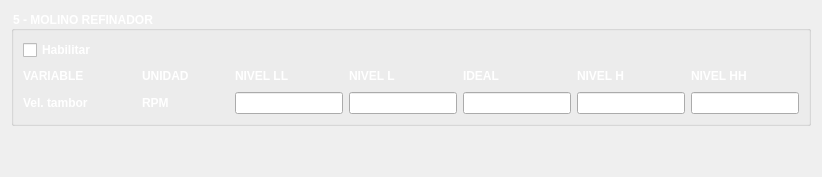
                <widget class="QWidget" name="page_6">
                 <layout class="QVBoxLayout" name="verticalLayout_11">
                  <item>
                   <widget class="QGroupBox" name="groupBox_molino_refinador_2">
                    <property name="sizePolicy">
                     <sizepolicy hsizetype="Fixed" vsizetype="Fixed">
                      <horstretch>0</horstretch>
                      <verstretch>0</verstretch>
                     </sizepolicy>
                    </property>
                    <property name="font">
                     <font>
                      <bold>true</bold>
                     </font>
                    </property>
                    <property name="styleSheet">
                     <string notr="true">color: rgb(255, 255, 255);</string>
                    </property>
                    <property name="title">
                     <string>5 - MOLINO REFINADOR</string>
                    </property>
                    <layout class="QGridLayout" name="gridLayout_7">
                     <item row="2" column="0">
                      <widget class="QLabel" name="label_16">
                       <property name="sizePolicy">
                        <sizepolicy hsizetype="Preferred" vsizetype="Fixed">
                         <horstretch>0</horstretch>
                         <verstretch>0</verstretch>
                        </sizepolicy>
                       </property>
                       <property name="font">
                        <font>
                         <bold>true</bold>
                        </font>
                       </property>
                       <property name="text">
                        <string>VARIABLE</string>
                       </property>
                      </widget>
                     </item>
                     <item row="2" column="4">
                      <widget class="QLabel" name="label_18">
                       <property name="sizePolicy">
                        <sizepolicy hsizetype="Preferred" vsizetype="Fixed">
                         <horstretch>0</horstretch>
                         <verstretch>0</verstretch>
                        </sizepolicy>
                       </property>
                       <property name="font">
                        <font>
                         <bold>true</bold>
                        </font>
                       </property>
                       <property name="text">
                        <string>NIVEL LL</string>
                       </property>
                      </widget>
                     </item>
                     <item row="2" column="5">
                      <widget class="QLabel" name="label_19">
                       <property name="sizePolicy">
                        <sizepolicy hsizetype="Preferred" vsizetype="Fixed">
                         <horstretch>0</horstretch>
                         <verstretch>0</verstretch>
                        </sizepolicy>
                       </property>
                       <property name="font">
                        <font>
                         <bold>true</bold>
                        </font>
                       </property>
                       <property name="text">
                        <string>NIVEL L</string>
                       </property>
                      </widget>
                     </item>
                     <item row="4" column="8">
                      <widget class="QLineEdit" name="lineEdit_17"/>
                     </item>
                     <item row="4" column="0">
                      <widget class="QLabel" name="label_peso_prod_26">
                       <property name="font">
                        <font>
                         <bold>true</bold>
                         <kerning>true</kerning>
                        </font>
                       </property>
                       <property name="text">
                        <string>Vel. tambor</string>
                       </property>
                      </widget>
                     </item>
                     <item row="2" column="6">
                      <widget class="QLabel" name="label_20">
                       <property name="font">
                        <font>
                         <bold>true</bold>
                        </font>
                       </property>
                       <property name="text">
                        <string>IDEAL</string>
                       </property>
                      </widget>
                     </item>
                     <item row="2" column="2">
                      <widget class="QLabel" name="label_17">
                       <property name="sizePolicy">
                        <sizepolicy hsizetype="Preferred" vsizetype="Fixed">
                         <horstretch>0</horstretch>
                         <verstretch>0</verstretch>
                        </sizepolicy>
                       </property>
                       <property name="font">
                        <font>
                         <bold>true</bold>
                        </font>
                       </property>
                       <property name="text">
                        <string>UNIDAD</string>
                       </property>
                      </widget>
                     </item>
                     <item row="4" column="7">
                      <widget class="QLineEdit" name="lineEdit_16"/>
                     </item>
                     <item row="4" column="6">
                      <widget class="QLineEdit" name="lineEdit_15"/>
                     </item>
                     <item row="1" column="0">
                      <widget class="QCheckBox" name="checkBox_3">
                       <property name="font">
                        <font>
                         <bold>true</bold>
                        </font>
                       </property>
                       <property name="text">
                        <string>Habilitar</string>
                       </property>
                      </widget>
                     </item>
                     <item row="4" column="2">
                      <widget class="QLabel" name="label_23">
                       <property name="font">
                        <font>
                         <bold>true</bold>
                        </font>
                       </property>
                       <property name="text">
                        <string>RPM</string>
                       </property>
                      </widget>
                     </item>
                     <item row="2" column="8">
                      <widget class="QLabel" name="label_22">
                       <property name="sizePolicy">
                        <sizepolicy hsizetype="Preferred" vsizetype="Fixed">
                         <horstretch>0</horstretch>
                         <verstretch>0</verstretch>
                        </sizepolicy>
                       </property>
                       <property name="font">
                        <font>
                         <bold>true</bold>
                        </font>
                       </property>
                       <property name="text">
                        <string>NIVEL HH</string>
                       </property>
                      </widget>
                     </item>
                     <item row="2" column="3">
                      <spacer name="horizontalSpacer_6">
                       <property name="orientation">
                        <enum>Qt::Orientation::Horizontal</enum>
                       </property>
                       <property name="sizeHint" stdset="0">
                        <size>
                         <width>40</width>
                         <height>20</height>
                        </size>
                       </property>
                      </spacer>
                     </item>
                     <item row="4" column="4">
                      <widget class="QLineEdit" name="lineEdit_13"/>
                     </item>
                     <item row="2" column="7">
                      <widget class="QLabel" name="label_21">
                       <property name="sizePolicy">
                        <sizepolicy hsizetype="Preferred" vsizetype="Fixed">
                         <horstretch>0</horstretch>
                         <verstretch>0</verstretch>
                        </sizepolicy>
                       </property>
                       <property name="font">
                        <font>
                         <bold>true</bold>
                        </font>
                       </property>
                       <property name="text">
                        <string>NIVEL H</string>
                       </property>
                      </widget>
                     </item>
                     <item row="4" column="5">
                      <widget class="QLineEdit" name="lineEdit_14"/>
                     </item>
                     <item row="2" column="1">
                      <spacer name="horizontalSpacer_7">
                       <property name="orientation">
                        <enum>Qt::Orientation::Horizontal</enum>
                       </property>
                       <property name="sizeHint" stdset="0">
                        <size>
                         <width>40</width>
                         <height>20</height>
                        </size>
                       </property>
                      </spacer>
                     </item>
                    </layout>
                   </widget>
                  </item>
                  <item>
                   <spacer name="verticalSpacer_12">
                    <property name="orientation">
                     <enum>Qt::Orientation::Vertical</enum>
                    </property>
                    <property name="sizeHint" stdset="0">
                     <size>
                      <width>20</width>
                      <height>40</height>
                     </size>
                    </property>
                   </spacer>
                  </item>
                 </layout>
                </widget>
